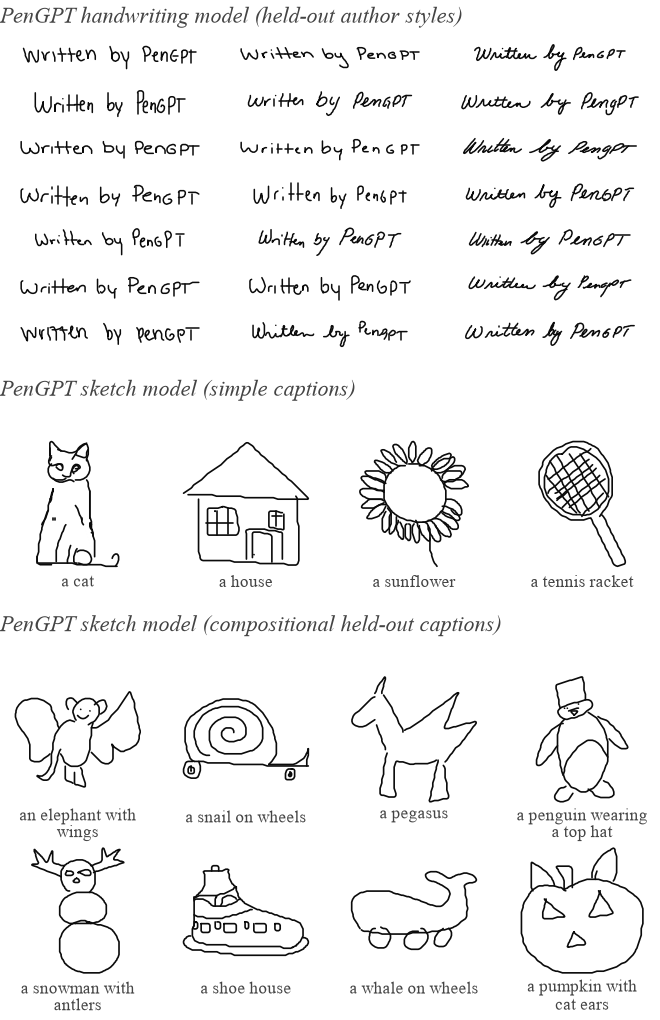

Recreate this plot in Python.
import json
import os
import sys
import textwrap

import matplotlib
matplotlib.use("Agg")
import matplotlib.pyplot as plt
import numpy as np

sys.path[:0] = ["inference", "tools"]
import figures
import pen as mini
import styles

plt.rcParams.update({"font.family": "serif", "font.serif": ["Times New Roman", "Times", "STIXGeneral"]})
INK, MUTED = "#0b0b0b", "#444444"
COLUMNS, ROWS = (0, 2, 5), (0, 2, 3, 4, 5, 6, 7)
KNOWN = [("a cat", 6), ("a house", 8), ("a sunflower", 7), ("a tennis racket", 8)]
UNSEEN = ["an elephant with wings", "a snail on wheels", "a pegasus", "a penguin wearing a top hat",
          "a snowman with antlers", "a shoe house", "a whale on wheels", "a pumpkin with cat ears"]


def hands():
    grid = [row.split() for row in styles.HANDS.split("\n") if row]
    return [([grid[r][c] for c in COLUMNS], styles.TEMPERATURES[r]) for r in ROWS]


def phrase(ax, words, W=3.0, H=0.7, fill=0.9):
    ax.axis("off")
    ax.set_xlim(0, W)
    ax.set_ylim(0, H)
    ax.set_aspect("equal")
    if not any(len(w) for w in words):
        return
    points = np.concatenate(mini.layout(words, line_width=99))
    down = points[points[:, 2] == 1, :2]
    lo, size = down.min(0), np.ptp(down, 0)
    s = min((0.42 * W * H / (size[0] * size[1])) ** 0.5, fill * W / size[0], fill * H / size[1])
    for a, b in mini.strokes(points):
        q = (points[a:b, :2] - lo - size / 2) * s
        q = q if b - a > 1 else np.r_[q, q + 1e-3]
        ax.plot(W / 2 + q[:, 0], H / 2 - q[:, 1], color=INK, lw=0.55, solid_capstyle="round", solid_joinstyle="round")


def handwriting(fig, box, written, title):
    n = len(written) // 3
    cells = box.subgridspec(n + 1, 3, height_ratios=[0.75] + [1] * n, wspace=0, hspace=0)
    ax = fig.add_subplot(cells[0, :])
    ax.axis("off")
    ax.text(0.0, 0.5, title, fontsize=8, color=MUTED, style="italic", va="center")
    for k, words in enumerate(written):
        phrase(fig.add_subplot(cells[1 + k % n, k // n]), words)


def trained(pen, text):
    rows = hands()
    return [pen.write(text, row[c].split(":")[0], temperature=t, seed=int(row[c].split(":")[1])) for c in range(3) for row, t in rows]


def unseen(path="paper/figures/unseen_hands.json"):
    return [[np.array(w, float).reshape(-1, 3) for w in cell["words"] if len(w)] for cell in json.load(open(path))]


def drawings(fig, box, static="static"):
    kept = "paper/figures/samples_sketches.json"
    if not os.path.exists(kept) or "--fresh" in sys.argv:
        ink = {c["text"]: [] for c in json.load(open(f"{static}/fidelity_ink.json"))}
        for c in json.load(open(f"{static}/fidelity_ink.json")):
            ink[c["text"]].append(c)
        ood = {c["text"]: c for c in json.load(open(f"{static}/ood.json"))}
        only = lambda c: dict(text=c["text"], pick=0, drawings=[c["drawings"][c["pick"]]])
        json.dump(dict(known=[only(ink[t][k]) for t, k in KNOWN], unseen=[only(ood[t]) for t in UNSEEN]), open(kept, "w"))
    kept = json.load(open(kept))
    groups = (("PenGPT sketch model (simple captions)", kept["known"]), ("PenGPT sketch model (compositional held-out captions)", kept["unseen"]))
    rows = box.subgridspec(5, 4, height_ratios=[0.16, 1, 0.16, 1, 1], wspace=0.08, hspace=0.52)
    for g, (note, cells) in enumerate(groups):
        ax = fig.add_subplot(rows[2 * g, :])
        ax.axis("off")
        ax.text(0.0, 0.3, note, fontsize=8, color=MUTED, style="italic", va="center")
        for k, cell in enumerate(cells):
            ax = fig.add_subplot(rows[2 * g + 1 + k // 4, k % 4])
            ax.axis("off")
            figures.ink(ax, figures.points(cell["drawings"][cell["pick"]]), 0.6, 0.02)
            ax.text(0.5, -0.04, textwrap.fill(cell["text"], 17), transform=ax.transAxes, fontsize=6.3, color=MUTED, ha="center", va="top",
                    linespacing=1.05)


def main(out="paper/figures/samples.pdf", hand="hand.npz", text="Written by PenGPT", held_out=False):
    fig = plt.figure(figsize=(3.3, 5.1))
    top, bottom = fig.add_gridspec(2, 1, height_ratios=[1.88, 3.15], hspace=0.04, left=0.0, right=1.0, top=1.0, bottom=0.045)
    if held_out:
        handwriting(fig, top, unseen(), "PenGPT handwriting model (held-out author styles)")
    else:
        handwriting(fig, top, trained(mini.Pen(hand), text), "PenGPT handwriting model (21 of its 1,192 author styles)")
    drawings(fig, bottom)
    fig.savefig(out)
    fig.savefig(out.replace(".pdf", ".png"), dpi=200)
    print(out)


if __name__ == "__main__":
    main(held_out="--trained" not in sys.argv, out="paper/figures/samples_trained.pdf" if "--trained" in sys.argv else "paper/figures/samples.pdf")
